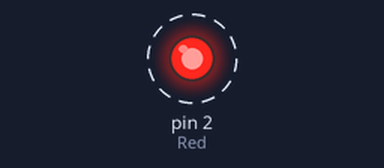
Bench run of a sketch on a simulated Arduino Uno, built with avr-gcc and run on an emulated ATmega328P. On the bench: output pins drawn as LEDs (lit = HIGH). Dashed ring = blinking.

Above: at 0.5 s.
Timing chart, 0 to 4.6 s (numbered marks = the images above):
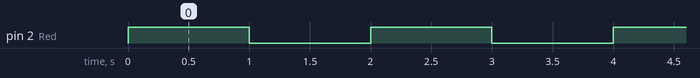

Measured:
- by itself, pin 2 (Red): alternates HIGH for 1.0 s and LOW for 1.0 s

The sketch:

magnificent_kup_kasi1_2_.ino
```cpp
// C++ code
//
int Red =2;
int yellow =2;
int green=2;
void setup()
{
  pinMode(Red, OUTPUT);
  pinMode(yellow, OUTPUT);
  pinMode (green, OUTPUT);
}

void loop()
{
  digitalWrite(Red, HIGH);
  delay(1000); // Wait for 1000 millisecond(s)
  digitalWrite(Red, LOW);
  delay(1000);// Wait for 1000 millisecond(s)
  digitalWrite(yellow, HIGH);
    delay(1000);
    digitalWrite(yellow,LOW);
    delay(1000);
digitalWrite(green, HIGH);
  delay(1000);
  digitalWrite(green, LOW);
  delay(1000);

}
```
